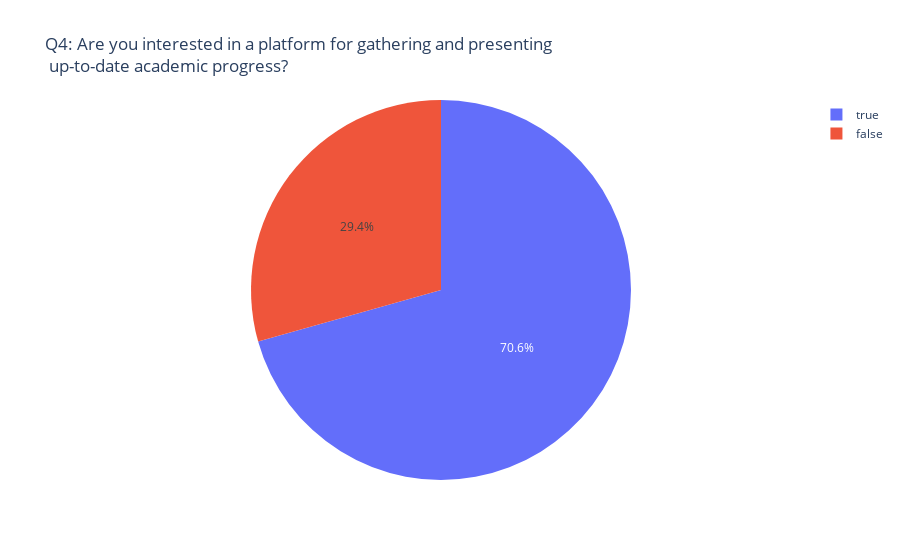

The code cell stored with this chart in its notebook:
### Code cell
q4_text = f"Q{question_no}: Are you interested in a platform for gathering and presenting <br> up-to-date academic progress?"
q4_data = df.q4.value_counts().to_dict()
form_pie_chart(
    labels=list(q4_data.keys()), 
    values=list(q4_data.values()),
    title=q4_text
)

### Figure 1 — Plotly figure (JSON) as saved in the notebook; plotly's stock layout.template omitted (floating-point values rounded to 4 significant figures)
{"data": [{"labels": [true, false], "type": "pie", "values": [101, 42]}], "layout": {"title": {"text": "Q4: Are you interested in a platform for gathering and presenting <br> up-to-date academic progress?"}}}
